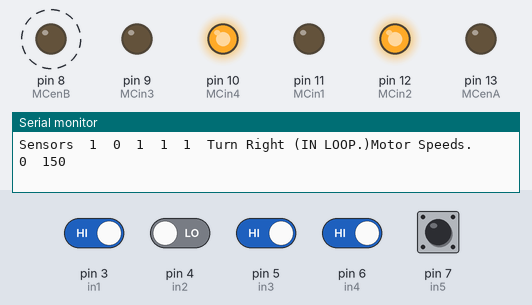
A sketch run on a simulated Arduino Uno, built with avr-gcc and run on an emulated ATmega328P. On the bench: output pins drawn as LEDs (lit = HIGH), the last lines printed to the serial monitor. Dashed ring = blinking. The test bench sets the inputs (shaded band); at power-on: pin 3 (in1), pin 5 (in3), pin 6 (in4), pin 7 (in5) HIGH, pin 4 (in2) LOW.

Above: at 1.2 s.
1.3 s: pin 4 (in2) driven HIGH
At 2.77 s:
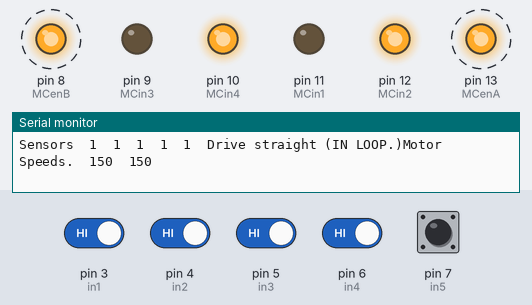
4.3 s: pin 6 (in4) driven LOW
At 4.87 s:
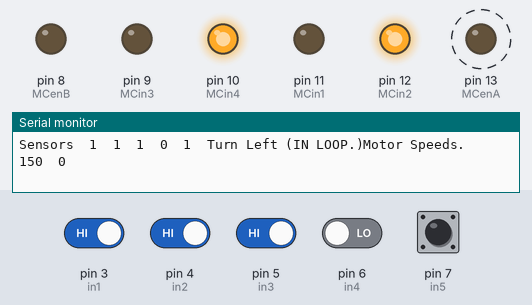
7.3 s: pin 4 (in2) driven LOW
9.2 s: pin 6 (in4) driven HIGH
At 12.1 s:
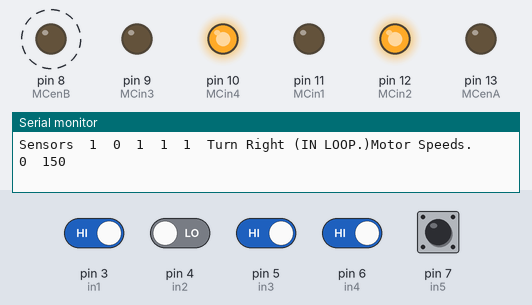
12.2 s: pin 3 (in1) driven LOW and pin 6 (in4) driven LOW
At 12.9 s:
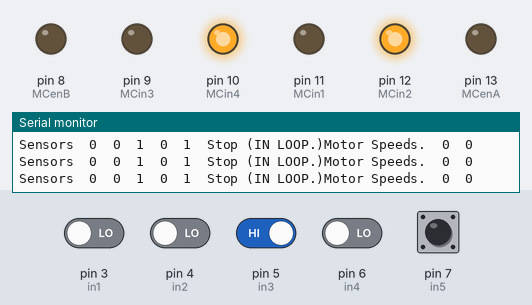
15.2 s: pin 5 (in3) driven LOW and pin 6 (in4) driven HIGH
At 15.5 s:
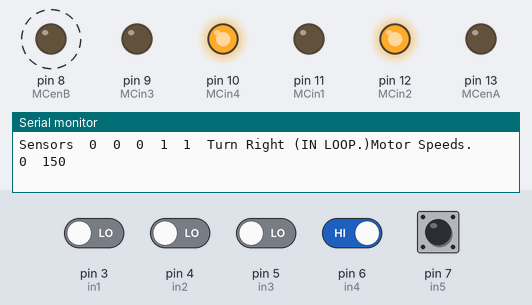
Timing chart, 0 to 19.2 s (numbered marks = the images above; inputs shaded):
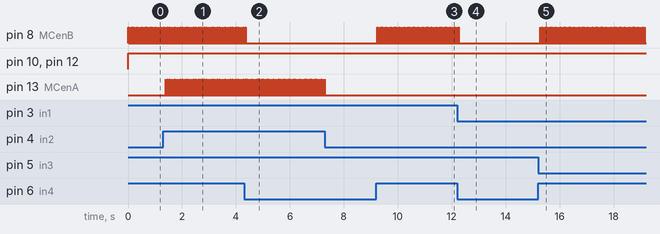

Measured:
- after the input at 1.3 s, pin 13 (MCenA): alternates HIGH for 0.01 s and LOW for 0.06 s, starting after 0.09 s
- after the input at 4.3 s, pin 8 (MCenB): goes on until 4.4 s, then stays LOW
- after the input at 7.3 s, pin 13 (MCenA): goes on until 7.3 s, then stays LOW
- after the input at 9.2 s, pin 8 (MCenB): alternates HIGH for 0.01 s and LOW for 0.05 s, starting after 0.05 s
- after the input at 12.2 s, pin 8 (MCenB): goes on until 12.3 s, then stays LOW
- after the input at 15.2 s, pin 8 (MCenB): alternates HIGH for 0.01 s and LOW for 0.05 s, starting after 0.08 s
- by itself, pin 8 (MCenB): alternates HIGH for 0.01 s and LOW for 0.06 s

The sketch:

linefollowing.ino
```cpp
/*
    This is the run code for the line follower.

    For instructions, please click the link below.
    for more clarification
    https://brisbaneinvestment.club/line-follower-robot-build-a-line-follower-for-less-than-20/

*/

// Motor A - Left Motor
#define MCenA 13
#define MCin1 11
#define MCin2 12

// Motor B - Right Motor
#define MCenB 8
#define MCin3 9
#define MCin4 10

// Set inital speed for Motors
int motorSpeedA = 0;
int motorSpeedB = 0;

// Initialise light sensors

int in1 = 3;
int in2 = 4;
int in3 = 5;
int in4 = 6;
int in5 = 7;

int s1 = 0;
int s2 = 0;
int s3 = 0;
int s4 = 0;
int s5 = 0;

void setup() {
  // Open serial connection to display values in Monitor if connected
  Serial.begin(9600);
  Serial.println("Light sensor test");

  // Initialize the Arduino ports for the Motor Controller
  pinMode(MCenA, OUTPUT);
  pinMode(MCenB, OUTPUT);
  pinMode(MCin1, OUTPUT);
  pinMode(MCin2, OUTPUT);
  pinMode(MCin3, OUTPUT);
  pinMode(MCin4, OUTPUT);

  // Initialise sensor inputs:
  pinMode(in1,INPUT);
  pinMode(in2,INPUT);
  pinMode(in3,INPUT);
  pinMode(in4,INPUT);
  pinMode(in5,INPUT);

}
void loop() {

  // Read each light sensor
  s1 = digitalRead(in1);
  s2 = digitalRead(in2);
  s3 = digitalRead(in3);
  s4 = digitalRead(in4);
  s5 = digitalRead(in5);

  Serial.print("Sensors");
  Serial.print("\t");
  Serial.print(s1);
  Serial.print("\t");
  Serial.print(s2);
  Serial.print("\t");
  Serial.print(s3);
  Serial.print("\t");
  Serial.print(s4);
  Serial.print("\t");
  Serial.print(s5);
  Serial.print("\t");

  // Depending on Joystick values, drive the vehicle.

  // Y-axis used for forward and backward control. (0 = UP, 512 = MID, 1023 = DOWN)

  // Set Motor A forward by default
  digitalWrite(MCin1, LOW);
  digitalWrite(MCin2, HIGH);
  // Set Motor B forward by default
  digitalWrite(MCin3, LOW);
  digitalWrite(MCin4, HIGH);

  // END OF MANUAL INPUT FROM JOYSTICK

  // START OF AUTONOMOUS CODE

  if ((s2 == 1) && (s4 == 1)) {
    // Serial.print("Drive straight.");
    DriveStraight();
  }
  else if ((s2 == 0) && (s4 == 1)) {
    // Serial.print("Turn Right.");
    TurnRight();
  }
  else if ((s2 == 1) && (s4 == 0)) {
    // Serial.print("Turn Left.");
    TurnLeft();
  }
  else if ((s1 == 0) && (s2 == 0) && (s3 == 0) && (s4 == 0) && (s5 == 0)) {
    // Serial.print("Drive straight.");
    DriveStraight();
  }
  else {
    // Serial.print("STOP.");
    Stop();
  }

  delay(10);

  motorSpeedA = 0;
  motorSpeedB = 0;

  // Send motor speeds to motor
  analogWrite(MCenA, motorSpeedA); // Send PWM signal to motor A
  analogWrite(MCenB, motorSpeedB); // Send PWM signal to motor B

  delay(10);

}

void DriveStraight() {
  Serial.print("Drive straight (IN LOOP.)");

  // Set motor speeds
  motorSpeedA = 150;
  motorSpeedB = 150;

  // Print motor speed to montor.
  Serial.print("Motor Speeds.");
  Serial.print("\t");
  Serial.print(motorSpeedA);
  Serial.print("\t");
  Serial.println(motorSpeedB);

  // Send motor speeds to motor
  analogWrite(MCenA, motorSpeedA); // Send PWM signal to motor A
  analogWrite(MCenB, motorSpeedB); // Send PWM signal to motor B
}

void TurnRight() {
  Serial.print("Turn Right (IN LOOP.)");

  // Set motor speeds
  motorSpeedA = 0;
  motorSpeedB = 150;

  // Print motor speed to montor.
  Serial.print("Motor Speeds.");
  Serial.print("\t");
  Serial.print(motorSpeedA);
  Serial.print("\t");
  Serial.println(motorSpeedB);

  // Send motor speeds to motor
  analogWrite(MCenA, motorSpeedA); // Send PWM signal to motor A
  analogWrite(MCenB, motorSpeedB); // Send PWM signal to motor B
}

void TurnLeft() {
  Serial.print("Turn Left (IN LOOP.)");

  // Set motor speeds
  motorSpeedA = 150;
  motorSpeedB = 0;

  // Print motor speed to montor.
  Serial.print("Motor Speeds.");
  Serial.print("\t");
  Serial.print(motorSpeedA);
  Serial.print("\t");
  Serial.println(motorSpeedB);

  // Send motor speeds to motor
  analogWrite(MCenA, motorSpeedA); // Send PWM signal to motor A
  analogWrite(MCenB, motorSpeedB); // Send PWM signal to motor B
}

void Stop() {
  Serial.print("Stop (IN LOOP.)");

  // Set motor speeds
  motorSpeedA = 0;
  motorSpeedB = 0;

  // Print motor speed to montor.
  Serial.print("Motor Speeds.");
  Serial.print("\t");
  Serial.print(motorSpeedA);
  Serial.print("\t");
  Serial.println(motorSpeedB);

  // Send motor speeds to motor
  analogWrite(MCenA, motorSpeedA); // Send PWM signal to motor A
  analogWrite(MCenB, motorSpeedB); // Send PWM signal to motor B
}
```
